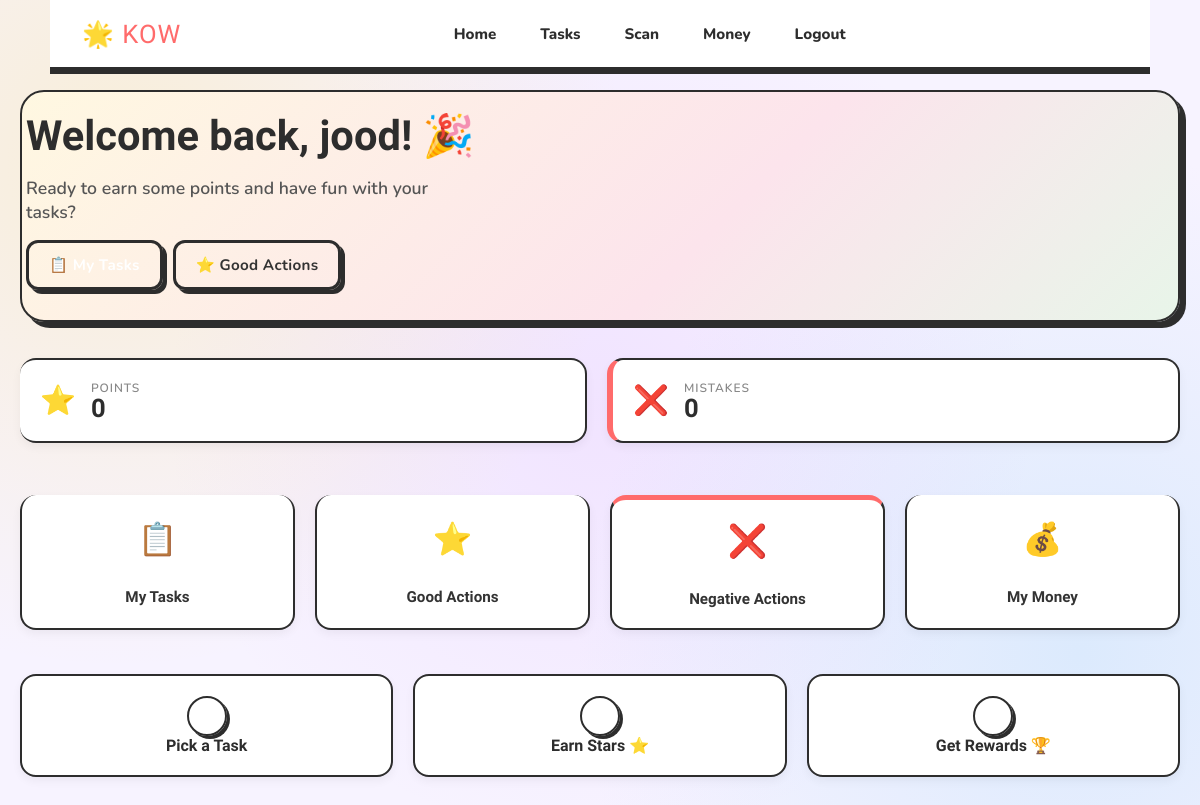
The app's page /home (signed in) with its own data.
### app/models.py (models this page shows, shortened)
class User(db.Model, UserMixin):
    __tablename__ = 'user'
    id = db.Column(db.Integer, primary_key=True)
    username = db.Column(db.String(20), nullable=False)
    email = db.Column(db.String(120), unique=True, nullable=False)
    image_file = db.Column(db.String(20), nullable=False, default='default.jpg')
    password = db.Column(db.String(60), nullable=False)
    role = db.Column(db.String(10), nullable=False, default='child')  # 'parent' or 'child'
    parent_id = db.Column(db.Integer, db.ForeignKey('user.id'), nullable=True)
    points = db.Column(db.Integer, nullable=False, default=0)
    crosses = db.Column(db.Integer, nullable=False, default=0)
    tasks = db.relationship('Task', backref='user', lazy=True)
    __table_args__ = (
        db.UniqueConstraint('username', 'parent_id', name='unique_username_per_parent'),
    )

### app/routes.py (the view)
@app.route("/home")
@login_required
def home():
    view_user = _active_child_user() if current_user.role == 'parent' else current_user
    if current_user.role == 'parent' and not view_user:
        flash('Select a child profile first.', 'warning')
        return redirect(url_for('parent'))
    return render_template("home.html", view_user=view_user)

### app/models.py (called while the page is built)
@login_manager.user_loader
def load_user(user_id):
    return User.query.get(int(user_id))

### app/templates/home.html (shortened to what this page needs)
<!DOCTYPE html>
<html lang="en">
<head>
  <link rel="stylesheet" href="{{ url_for('static', filename='kids.css') }}">
  <link rel="stylesheet" href="{{ url_for('static', filename='home.css') }}">
</head>
<body class="home-page">
  <header class="site-header">
    <a class="navbar-brand" href="{{ url_for('home') }}">🌟 KOW</a>
    <nav class="top-nav navbar-nav mr-auto" aria-label="Main navigation">
      <a class="nav-item" href="{{ url_for('home') }}">Home</a>
      <a class="nav-item" href="{{ url_for('taskList') }}">Tasks</a>
      <a class="nav-item" href="{{ url_for('scan_sheet') }}">Scan</a>
      <a class="nav-item" href="{{ url_for('money') }}">Money</a>
      {% if current_user.is_authenticated %}
        <a class="nav-item" href="{{ url_for('logout') }}">Logout</a>
      {% else %}
        <a class="nav-item" href="{{ url_for('login') }}">Login</a>
      {% endif %}
    </nav>
  </header>
  <main role="main" class="home-main">
    <section class="hero">
      <div>
        <h1 class="hero-title">
          {% if current_user.is_authenticated and view_user %}
            Welcome back, {{ view_user.username }}! 🎉
          {% elif current_user.is_authenticated %}
            Welcome back, {{ current_user.username }}! 🎉
          {% else %}
            Make Tasks Fun! 🎮
          {% endif %}
        </h1>
        <p class="hero-text">
          {% if current_user.is_authenticated and current_user.role == 'parent' and view_user %}
            You are viewing {{ view_user.username }}'s profile.
          {% elif current_user.is_authenticated %}
            Ready to earn some points and have fun with your tasks?
          {% else %}
            Turn daily chores into a game with stars, rewards, and achievements!
          {% endif %}
        </p>
        <div class="hero-actions">
          <a class="btn btn-primary" href="{{ url_for('taskList') }}">📋 My Tasks</a>
          <a class="btn btn-success" href="{{ url_for('goodactions') }}">⭐ Good Actions</a>
        </div>
      </div>
    </section>
    {% if current_user.is_authenticated %}
      <section class="score-grid" aria-label="Your progress">
        <div class="score-card score-card-points">
          <span class="score-icon">⭐</span>
          <div>
            <p class="score-label">Points</p>
            <p class="score-value">{{ (view_user.points if view_user else current_user.points) }}</p>
          </div>
        </div>
        <div class="score-card score-card-crosses">
          <span class="score-icon">❌</span>
          <div>
            <p class="score-label">Mistakes</p>
            <p class="score-value">{{ (view_user.crosses if view_user else current_user.crosses) }}</p>
          </div>
        </div>
      </section>
    {% endif %}
    <section class="home-grid" aria-label="Feature shortcuts">
      <a href="{{ url_for('taskList') }}"    class="home-card tasks-card">
        <div class="home-card-icon">📋</div><h3>My Tasks</h3>
      </a>
      <a href="{{ url_for('goodactions') }}" class="home-card good-card">
        <div class="home-card-icon">⭐</div><h3>Good Actions</h3>
      </a>
      <a href="{{ url_for('badactions') }}"  class="home-card bad-card">
        <div class="home-card-icon">❌</div><h3>Negative Actions</h3>
      </a>
      <a href="{{ url_for('money') }}"       class="home-card money-card">
        <div class="home-card-icon">💰</div><h3>My Money</h3>
      </a>
    </section>
    <section class="steps-grid" aria-label="How it works">
      <article class="step-card">
        <div class="step-number">1</div>
        <h3>Pick a Task</h3>
      </article>
      <article class="step-card">
        <div class="step-number">2</div>
        <h3>Earn Stars ⭐</h3>
      </article>
      <article class="step-card">
        <div class="step-number">3</div>
        <h3>Get Rewards 🏆</h3>
      </article>
    </section>
  </main>
</body>
</html>

### app/static/kids.css (style rules this page uses)
:root { --sky: #6EC6F5; --sun: #FFD93D; --grass: #6BCB77; --coral: #FF6B6B; --lavender: #C77DFF; --peach: #FFB347; --mint: #A8EDEA; --cloud: #FFFFFF; --ink: #2D2D2D; --soft: #F7F3FF; --shadow: 4px 4px 0px #2D2D2D; --shadow-lg: 6px 6px 0px #2D2D2D; --border: 3px solid #2D2D2D; --radius: 20px; --radius-sm: 12px; }
* { box-sizing: border-box; margin: 0; padding: 0; }
body { font-family: 'Nunito', sans-serif; background-color: var(--soft); background-image: radial-gradient(circle at 10% 20%, #FFD93D33 0%, transparent 40%), radial-gradient(circle at 90% 80%, #6EC6F533 0%, transparent 40%), radial-gradient(circle at 50% 50%, #C77DFF22 0%, transparent 60%); color: var(--ink); min-height: 100vh; }
.site-header { background: var(--cloud); border-bottom: var(--border); box-shadow: 0 4px 0 #2D2D2D; padding: 0 2rem; position: sticky; top: 0; z-index: 100; }
.site-header nav { display: flex; align-items: center; justify-content: space-between; max-width: 1100px; margin: 0 auto; height: 70px; }
.navbar-brand { font-family: 'Fredoka One', cursive; font-size: 1.6rem; color: var(--coral); text-decoration: none; letter-spacing: 1px; }
.navbar-nav { display: flex; align-items: center; gap: 0.5rem; }
.nav-item, .nav-link { font-family: 'Nunito', sans-serif; font-weight: 800; font-size: 0.95rem; text-decoration: none; color: var(--ink); padding: 0.4rem 1rem; border-radius: var(--radius-sm); border: 2.5px solid transparent; transition: all 0.15s ease; }
.btn { display: inline-block; font-family: 'Nunito', sans-serif; font-weight: 800; font-size: 0.95rem; padding: 0.55rem 1.3rem; border-radius: var(--radius-sm); border: var(--border); cursor: pointer; text-decoration: none; box-shadow: var(--shadow); transition: all 0.12s ease; letter-spacing: 0.3px; }
.btn-primary { background: var(--sky); color: var(--ink); }
.btn-success { background: var(--grass); color: var(--ink); }
.home-grid { display: grid; grid-template-columns: repeat(2, 1fr); gap: 1.2rem; margin-top: 2rem; }
.home-card { display: block; text-decoration: none; color: var(--ink); border: var(--border); border-radius: var(--radius); padding: 1.8rem 1.5rem; box-shadow: var(--shadow-lg); text-align: center; transition: transform 0.15s ease, box-shadow 0.15s ease; }
.home-card-icon { font-size: 2.8rem; margin-bottom: 0.5rem; }
.tasks-card { background: #E8F4FD; }
.good-card { background: #EAFAF1; }
.bad-card { background: #FDEDEC; }
.money-card { background: #FFFDE7; }

### records on screen
User: username "jood", points "0", crosses "0"
